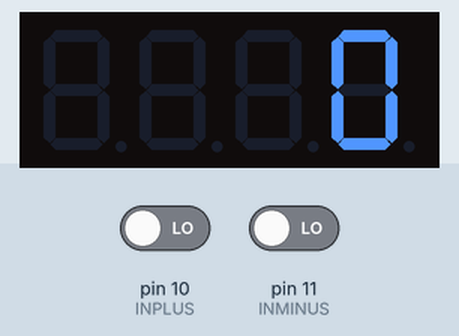
The sketch below on a simulated Arduino Uno, built with avr-gcc and run on an emulated ATmega328P. Shown: 4-digit seven-segment display. The inputs (shaded band) are chosen by the test bench; at power-on: pin 10 (INPLUS) LOW, pin 11 (INMINUS) LOW.

Above: at 1.2 s.
1.3 s: pin 10 (INPLUS) driven HIGH
At 1.59 s:
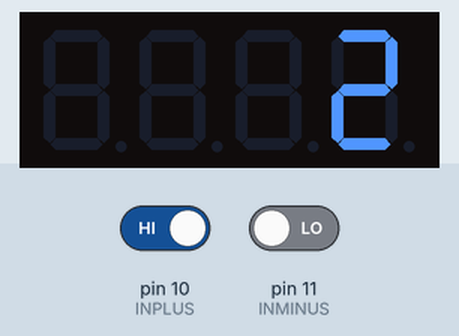
At 2.03 s:
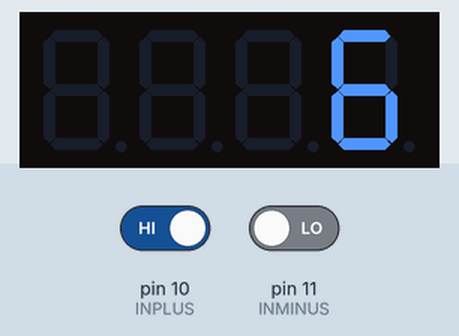
Timing chart, 0 to 4.3 s (numbered marks = the images above; inputs shaded):
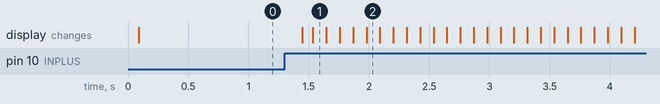

The sketch:

number_increment_decrement.ino
```cpp
#include <TM1637Display.h>

#define CLK 9
#define DIO 8
#define INPLUS 10
#define INMINUS 11

TM1637Display display(CLK, DIO);


void detect();
void displaunumber();

int number = 0;
int pin10 = 0, pin101 = 0;
int pin11 = 0, pin111 = 0;

void setup() {
// put your setup code here, to run once:
pinMode(10, INPUT);
pinMode(11, INPUT);
digitalWrite(INPLUS, LOW);
digitalWrite(INMINUS, LOW);
display.setBrightness(1);

}

void loop() {
  // put your main code here, to run repeatedly:
detect();

displaynumber();

}

void detect()
{   pin10 = digitalRead(INPLUS);
    pin11 = digitalRead(INMINUS);
    delay(90);
    pin101 = digitalRead(INPLUS);
    pin111 = digitalRead(INMINUS);

    if(pin101 == pin10 && pin111 == pin11)
    {   if(pin10 == HIGH)
         {   ++number;
         }
         else if(pin11 == HIGH)
         {  if(number>0)
              --number;
         }
    }


}

void displaynumber()
{   display.showNumberDec(number);
}
```

Measured:
- after the input at 1.3 s, the display: first changes after 0.14 s (image 1 shows a later state)
